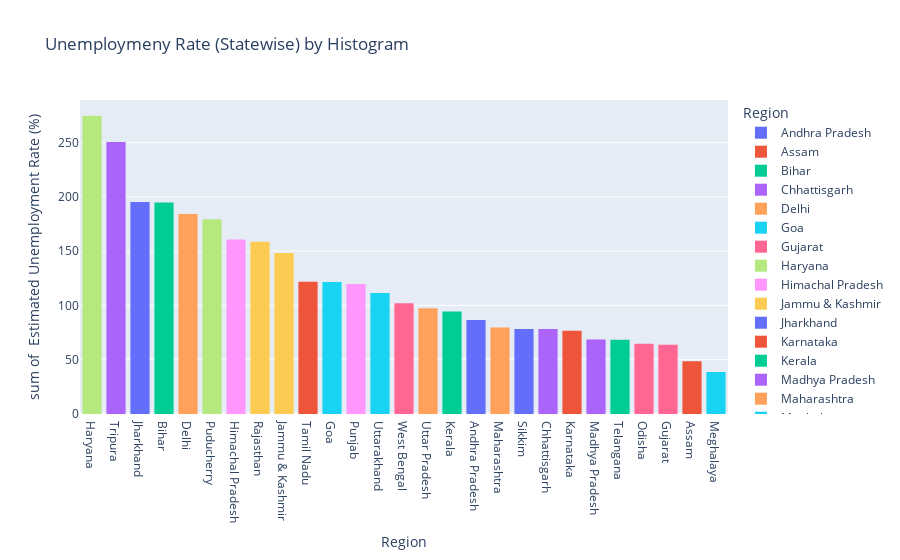

Here is the notebook cell this chart was saved with:
### Markdown cell above
# Aanalyzing Data By Histogram

### Code cell
fg = px.histogram(df,x='Region',y=' Estimated Unemployment Rate (%)',color='Region',
                  title='Unemploymeny Rate (Statewise) by Histogram',template='plotly')
fg.update_layout(xaxis={'categoryorder':'total descending'})
fg.show()

### Figure 1 — Plotly figure (JSON) as saved in the notebook; plotly's stock layout.template omitted (floating-point values rounded to 4 significant figures)
{"data": [{"bingroup": "x", "histfunc": "sum", "hovertemplate": "Region=%{x}<br>sum of  Estimated Unemployment Rate (%)=%{y}<extra></extra>", "legendgroup": "Andhra Pradesh", "marker": {"color": "#636efa", "pattern": {"shape": ""}}, "name": "Andhra Pradesh", "orientation": "v", "showlegend": true, "type": "histogram", "x": ["Andhra Pradesh", "Andhra Pradesh", "Andhra Pradesh", "Andhra Pradesh", "Andhra Pradesh", "Andhra Pradesh", "Andhra Pradesh", "Andhra Pradesh", "Andhra Pradesh", "Andhra Pradesh"], "xaxis": "x", "y": [5.48, 5.83, 5.79, 20.51, 17.43, 3.31, 8.34, 6.96, 6.4, 6.59], "yaxis": "y"}, {"bingroup": "x", "histfunc": "sum", "hovertemplate": "Region=%{x}<br>sum of  Estimated Unemployment Rate (%)=%{y}<extra></extra>", "legendgroup": "Assam", "marker": {"color": "#EF553B", "pattern": {"shape": ""}}, "name": "Assam", "orientation": "v", "showlegend": true, "type": "histogram", "x": ["Assam", "Assam", "Assam", "Assam", "Assam", "Assam", "Assam", "Assam", "Assam", "Assam"], "xaxis": "x", "y": [4.66, 4.41, 4.77, 11.06, 9.55, 0.6, 3.77, 5.53, 1.19, 3.02], "yaxis": "y"}, {"bingroup": "x", "histfunc": "sum", "hovertemplate": "Region=%{x}<br>sum of  Estimated Unemployment Rate (%)=%{y}<extra></extra>", "legendgroup": "Bihar", "marker": {"color": "#00cc96", "pattern": {"shape": ""}}, "name": "Bihar", "orientation": "v", "showlegend": true, "type": "histogram", "x": ["Bihar", "Bihar", "Bihar", "Bihar", "Bihar", "Bihar", "Bihar", "Bihar", "Bihar", "Bihar"], "xaxis": "x", "y": [10.61, 10.29, 15.43, 46.64, 45.96, 17.82, 12.79, 13.44, 11.91, 9.82], "yaxis": "y"}, {"bingroup": "x", "histfunc": "sum", "hovertemplate": "Region=%{x}<br>sum of  Estimated Unemployment Rate (%)=%{y}<extra></extra>", "legendgroup": "Chhattisgarh", "marker": {"color": "#ab63fa", "pattern": {"shape": ""}}, "name": "Chhattisgarh", "orientation": "v", "showlegend": true, "type": "histogram", "x": ["Chhattisgarh", "Chhattisgarh", "Chhattisgarh", "Chhattisgarh", "Chhattisgarh", "Chhattisgarh", "Chhattisgarh", "Chhattisgarh", "Chhattisgarh", "Chhattisgarh"], "xaxis": "x", "y": [9.65, 8.38, 7.54, 3.41, 10.5, 14.23, 10.27, 5.63, 1.96, 6.62], "yaxis": "y"}, {"bingroup": "x", "histfunc": "sum", "hovertemplate": "Region=%{x}<br>sum of  Estimated Unemployment Rate (%)=%{y}<extra></extra>", "legendgroup": "Delhi", "marker": {"color": "#FFA15A", "pattern": {"shape": ""}}, "name": "Delhi", "orientation": "v", "showlegend": true, "type": "histogram", "x": ["Delhi", "Delhi", "Delhi", "Delhi", "Delhi", "Delhi", "Delhi", "Delhi", "Delhi", "Delhi"], "xaxis": "x", "y": [22.23, 14.84, 17.04, 16.68, 42.27, 18.19, 20.3, 13.79, 12.53, 6.27], "yaxis": "y"}, {"bingroup": "x", "histfunc": "sum", "hovertemplate": "Region=%{x}<br>sum of  Estimated Unemployment Rate (%)=%{y}<extra></extra>", "legendgroup": "Goa", "marker": {"color": "#19d3f3", "pattern": {"shape": ""}}, "name": "Goa", "orientation": "v", "showlegend": true, "type": "histogram", "x": ["Goa", "Goa", "Goa", "Goa", "Goa", "Goa", "Goa", "Goa", "Goa", "Goa"], "xaxis": "x", "y": [8.89, 2.81, 5.25, 13.31, 21.25, 9.96, 17.07, 16.21, 15.38, 11.54], "yaxis": "y"}, {"bingroup": "x", "histfunc": "sum", "hovertemplate": "Region=%{x}<br>sum of  Estimated Unemployment Rate (%)=%{y}<extra></extra>", "legendgroup": "Gujarat", "marker": {"color": "#FF6692", "pattern": {"shape": ""}}, "name": "Gujarat", "orientation": "v", "showlegend": true, "type": "histogram", "x": ["Gujarat", "Gujarat", "Gujarat", "Gujarat", "Gujarat", "Gujarat", "Gujarat", "Gujarat", "Gujarat", "Gujarat"], "xaxis": "x", "y": [5.54, 6.38, 6.66, 18.71, 12.11, 3.2, 1.84, 1.87, 3.42, 4.03], "yaxis": "y"}, {"bingroup": "x", "histfunc": "sum", "hovertemplate": "Region=%{x}<br>sum of  Estimated Unemployment Rate (%)=%{y}<extra></extra>", "legendgroup": "Haryana", "marker": {"color": "#B6E880", "pattern": {"shape": ""}}, "name": "Haryana", "orientation": "v", "showlegend": true, "type": "histogram", "x": ["Haryana", "Haryana", "Haryana", "Haryana", "Haryana", "Haryana", "Haryana", "Haryana", "Haryana", "Haryana"], "xaxis": "x", "y": [20.34, 25.77, 25.05, 43.22, 29.02, 26.7, 24.18, 33.5, 19.68, 27.31], "yaxis": "y"}, {"bingroup": "x", "histfunc": "sum", "hovertemplate": "Region=%{x}<br>sum of  Estimated Unemployment Rate (%)=%{y}<extra></extra>", "legendgroup": "Himachal Pradesh", "marker": {"color": "#FF97FF", "pattern": {"shape": ""}}, "name": "Himachal Pradesh", "orientation": "v", "showlegend": true, "type": "histogram", "x": ["Himachal Pradesh", "Himachal Pradesh", "Himachal Pradesh", "Himachal Pradesh", "Himachal Pradesh", "Himachal Pradesh", "Himachal Pradesh", "Himachal Pradesh", "Himachal Pradesh", "Himachal Pradesh"], "xaxis": "x", "y": [16.83, 16.84, 18.76, 2.2, 26.95, 13.47, 24.31, 15.79, 12.04, 13.46], "yaxis": "y"}, {"bingroup": "x", "histfunc": "sum", "hovertemplate": "Region=%{x}<br>sum of  Estimated Unemployment Rate (%)=%{y}<extra></extra>", "legendgroup": "Jammu & Kashmir", "marker": {"color": "#FECB52", "pattern": {"shape": ""}}, "name": "Jammu & Kashmir", "orientation": "v", "showlegend": true, "type": "histogram", "x": ["Jammu & Kashmir", "Jammu & Kashmir", "Jammu & Kashmir", "Jammu & Kashmir", "Jammu & Kashmir", "Jammu & Kashmir", "Jammu & Kashmir", "Jammu & Kashmir", "Jammu & Kashmir"], "xaxis": "x", "y": [21.08, 20.78, 15.5, 18.74, 17.92, 10.88, 11.09, 16.17, 16.14], "yaxis": "y"}, {"bingroup": "x", "histfunc": "sum", "hovertemplate": "Region=%{x}<br>sum of  Estimated Unemployment Rate (%)=%{y}<extra></extra>", "legendgroup": "Jharkhand", "marker": {"color": "#636efa", "pattern": {"shape": ""}}, "name": "Jharkhand", "orientation": "v", "showlegend": true, "type": "histogram", "x": ["Jharkhand", "Jharkhand", "Jharkhand", "Jharkhand", "Jharkhand", "Jharkhand", "Jharkhand", "Jharkhand", "Jharkhand", "Jharkhand"], "xaxis": "x", "y": [10.61, 11.85, 8.23, 47.09, 59.23, 20.95, 7.63, 9.76, 8.24, 11.8], "yaxis": "y"}, {"bingroup": "x", "histfunc": "sum", "hovertemplate": "Region=%{x}<br>sum of  Estimated Unemployment Rate (%)=%{y}<extra></extra>", "legendgroup": "Karnataka", "marker": {"color": "#EF553B", "pattern": {"shape": ""}}, "name": "Karnataka", "orientation": "v", "showlegend": true, "type": "histogram", "x": ["Karnataka", "Karnataka", "Karnataka", "Karnataka", "Karnataka", "Karnataka", "Karnataka", "Karnataka", "Karnataka", "Karnataka"], "xaxis": "x", "y": [2.86, 3.61, 3.46, 29.84, 19.97, 8.44, 4.01, 0.5, 2.41, 1.58], "yaxis": "y"}, {"bingroup": "x", "histfunc": "sum", "hovertemplate": "Region=%{x}<br>sum of  Estimated Unemployment Rate (%)=%{y}<extra></extra>", "legendgroup": "Kerala", "marker": {"color": "#00cc96", "pattern": {"shape": ""}}, "name": "Kerala", "orientation": "v", "showlegend": true, "type": "histogram", "x": ["Kerala", "Kerala", "Kerala", "Kerala", "Kerala", "Kerala", "Kerala", "Kerala", "Kerala", "Kerala"], "xaxis": "x", "y": [5.31, 7.6, 8.99, 16.99, 17.88, 9.71, 7.09, 10.98, 5.91, 3.88], "yaxis": "y"}, {"bingroup": "x", "histfunc": "sum", "hovertemplate": "Region=%{x}<br>sum of  Estimated Unemployment Rate (%)=%{y}<extra></extra>", "legendgroup": "Madhya Pradesh", "marker": {"color": "#ab63fa", "pattern": {"shape": ""}}, "name": "Madhya Pradesh", "orientation": "v", "showlegend": true, "type": "histogram", "x": ["Madhya Pradesh", "Madhya Pradesh", "Madhya Pradesh", "Madhya Pradesh", "Madhya Pradesh", "Madhya Pradesh", "Madhya Pradesh", "Madhya Pradesh", "Madhya Pradesh", "Madhya Pradesh"], "xaxis": "x", "y": [4.11, 4.57, 2.22, 12.36, 21.98, 6.48, 5.08, 4.7, 3.91, 3.13], "yaxis": "y"}, {"bingroup": "x", "histfunc": "sum", "hovertemplate": "Region=%{x}<br>sum of  Estimated Unemployment Rate (%)=%{y}<extra></extra>", "legendgroup": "Maharashtra", "marker": {"color": "#FFA15A", "pattern": {"shape": ""}}, "name": "Maharashtra", "orientation": "v", "showlegend": true, "type": "histogram", "x": ["Maharashtra", "Maharashtra", "Maharashtra", "Maharashtra", "Maharashtra", "Maharashtra", "Maharashtra", "Maharashtra", "Maharashtra", "Maharashtra"], "xaxis": "x", "y": [4.95, 4.69, 5.79, 20.9, 15.46, 9.23, 3.89, 6.23, 4.55, 4.1], "yaxis": "y"}, {"bingroup": "x", "histfunc": "sum", "hovertemplate": "Region=%{x}<br>sum of  Estimated Unemployment Rate (%)=%{y}<extra></extra>", "legendgroup": "Meghalaya", "marker": {"color": "#19d3f3", "pattern": {"shape": ""}}, "name": "Meghalaya", "orientation": "v", "showlegend": true, "type": "histogram", "x": ["Meghalaya", "Meghalaya", "Meghalaya", "Meghalaya", "Meghalaya", "Meghalaya", "Meghalaya", "Meghalaya", "Meghalaya", "Meghalaya"], "xaxis": "x", "y": [1.66, 3.59, 1.58, 10.03, 5.92, 1.15, 2.1, 3.74, 4.29, 4.6], "yaxis": "y"}, {"bingroup": "x", "histfunc": "sum", "hovertemplate": "Region=%{x}<br>sum of  Estimated Unemployment Rate (%)=%{y}<extra></extra>", "legendgroup": "Odisha", "marker": {"color": "#FF6692", "pattern": {"shape": ""}}, "name": "Odisha", "orientation": "v", "showlegend": true, "type": "histogram", "x": ["Odisha", "Odisha", "Odisha", "Odisha", "Odisha", "Odisha", "Odisha", "Odisha", "Odisha", "Odisha"], "xaxis": "x", "y": [1.9, 3.12, 13.08, 23.76, 11.41, 3.77, 1.88, 1.42, 2.1, 2.18], "yaxis": "y"}, {"bingroup": "x", "histfunc": "sum", "hovertemplate": "Region=%{x}<br>sum of  Estimated Unemployment Rate (%)=%{y}<extra></extra>", "legendgroup": "Puducherry", "marker": {"color": "#B6E880", "pattern": {"shape": ""}}, "name": "Puducherry", "orientation": "v", "showlegend": true, "type": "histogram", "x": ["Puducherry", "Puducherry", "Puducherry", "Puducherry", "Puducherry", "Puducherry", "Puducherry", "Puducherry", "Puducherry", "Puducherry"], "xaxis": "x", "y": [0.58, 1.76, 1.2, 75.85, 58.19, 4.24, 15.47, 5.05, 10.9, 6.18], "yaxis": "y"}, {"bingroup": "x", "histfunc": "sum", "hovertemplate": "Region=%{x}<br>sum of  Estimated Unemployment Rate (%)=%{y}<extra></extra>", "legendgroup": "Punjab", "marker": {"color": "#FF97FF", "pattern": {"shape": ""}}, "name": "Punjab", "orientation": "v", "showlegend": true, "type": "histogram", "x": ["Punjab", "Punjab", "Punjab", "Punjab", "Punjab", "Punjab", "Punjab", "Punjab", "Punjab", "Punjab"], "xaxis": "x", "y": [11.11, 10.97, 10.32, 2.86, 28.33, 16.55, 9.19, 10.99, 9.61, 9.88], "yaxis": "y"}, {"bingroup": "x", "histfunc": "sum", "hovertemplate": "Region=%{x}<br>sum of  Estimated Unemployment Rate (%)=%{y}<extra></extra>", "legendgroup": "Rajasthan", "marker": {"color": "#FECB52", "pattern": {"shape": ""}}, "name": "Rajasthan", "orientation": "v", "showlegend": true, "type": "histogram", "x": ["Rajasthan", "Rajasthan", "Rajasthan", "Rajasthan", "Rajasthan", "Rajasthan", "Rajasthan", "Rajasthan", "Rajasthan", "Rajasthan"], "xaxis": "x", "y": [10.97, 15.16, 11.9, 17.7, 15.74, 14.39, 15.81, 17.51, 15.35, 24.15], "yaxis": "y"}, {"bingroup": "x", "histfunc": "sum", "hovertemplate": "Region=%{x}<br>sum of  Estimated Unemployment Rate (%)=%{y}<extra></extra>", "legendgroup": "Sikkim", "marker": {"color": "#636efa", "pattern": {"shape": ""}}, "name": "Sikkim", "orientation": "v", "showlegend": true, "type": "histogram", "x": ["Sikkim", "Sikkim", "Sikkim", "Sikkim", "Sikkim", "Sikkim", "Sikkim", "Sikkim"], "xaxis": "x", "y": [23.57, 2.28, 24.51, 4.46, 4.45, 12.49, 5.7, 0.88], "yaxis": "y"}, {"bingroup": "x", "histfunc": "sum", "hovertemplate": "Region=%{x}<br>sum of  Estimated Unemployment Rate (%)=%{y}<extra></extra>", "legendgroup": "Tamil Nadu", "marker": {"color": "#EF553B", "pattern": {"shape": ""}}, "name": "Tamil Nadu", "orientation": "v", "showlegend": true, "type": "histogram", "x": ["Tamil Nadu", "Tamil Nadu", "Tamil Nadu", "Tamil Nadu", "Tamil Nadu", "Tamil Nadu", "Tamil Nadu", "Tamil Nadu", "Tamil Nadu", "Tamil Nadu"], "xaxis": "x", "y": [1.57, 2.09, 6.4, 49.83, 33.16, 12.2, 6.81, 2.65, 5.0, 2.16], "yaxis": "y"}, {"bingroup": "x", "histfunc": "sum", "hovertemplate": "Region=%{x}<br>sum of  Estimated Unemployment Rate (%)=%{y}<extra></extra>", "legendgroup": "Telangana", "marker": {"color": "#00cc96", "pattern": {"shape": ""}}, "name": "Telangana", "orientation": "v", "showlegend": true, "type": "histogram", "x": ["Telangana", "Telangana", "Telangana", "Telangana", "Telangana", "Telangana", "Telangana", "Telangana", "Telangana", "Telangana"], "xaxis": "x", "y": [5.49, 8.29, 5.77, 6.25, 14.7, 10.55, 5.36, 5.79, 3.27, 2.86], "yaxis": "y"}, {"bingroup": "x", "histfunc": "sum", "hovertemplate": "Region=%{x}<br>sum of  Estimated Unemployment Rate (%)=%{y}<extra></extra>", "legendgroup": "Tripura", "marker": {"color": "#ab63fa", "pattern": {"shape": ""}}, "name": "Tripura", "orientation": "v", "showlegend": true, "type": "histogram", "x": ["Tripura", "Tripura", "Tripura", "Tripura", "Tripura", "Tripura", "Tripura", "Tripura", "Tripura", "Tripura"], "xaxis": "x", "y": [32.67, 28.4, 29.95, 41.23, 21.51, 21.71, 18.24, 27.92, 17.35, 11.57], "yaxis": "y"}, {"bingroup": "x", "histfunc": "sum", "hovertemplate": "Region=%{x}<br>sum of  Estimated Unemployment Rate (%)=%{y}<extra></extra>", "legendgroup": "Uttar Pradesh", "marker": {"color": "#FFA15A", "pattern": {"shape": ""}}, "name": "Uttar Pradesh", "orientation": "v", "showlegend": true, "type": "histogram", "x": ["Uttar Pradesh", "Uttar Pradesh", "Uttar Pradesh", "Uttar Pradesh", "Uttar Pradesh", "Uttar Pradesh", "Uttar Pradesh", "Uttar Pradesh", "Uttar Pradesh", "Uttar Pradesh"], "xaxis": "x", "y": [7.58, 8.98, 10.11, 21.54, 20.41, 9.47, 5.56, 5.79, 4.18, 3.75], "yaxis": "y"}, {"bingroup": "x", "histfunc": "sum", "hovertemplate": "Region=%{x}<br>sum of  Estimated Unemployment Rate (%)=%{y}<extra></extra>", "legendgroup": "Uttarakhand", "marker": {"color": "#19d3f3", "pattern": {"shape": ""}}, "name": "Uttarakhand", "orientation": "v", "showlegend": true, "type": "histogram", "x": ["Uttarakhand", "Uttarakhand", "Uttarakhand", "Uttarakhand", "Uttarakhand", "Uttarakhand", "Uttarakhand", "Uttarakhand", "Uttarakhand", "Uttarakhand"], "xaxis": "x", "y": [5.49, 4.99, 19.85, 6.48, 8.01, 8.61, 12.38, 14.26, 22.26, 9.23], "yaxis": "y"}, {"bingroup": "x", "histfunc": "sum", "hovertemplate": "Region=%{x}<br>sum of  Estimated Unemployment Rate (%)=%{y}<extra></extra>", "legendgroup": "West Bengal", "marker": {"color": "#FF6692", "pattern": {"shape": ""}}, "name": "West Bengal", "orientation": "v", "showlegend": true, "type": "histogram", "x": ["West Bengal", "West Bengal", "West Bengal", "West Bengal", "West Bengal", "West Bengal", "West Bengal", "West Bengal", "West Bengal", "West Bengal"], "xaxis": "x", "y": [6.94, 4.92, 6.92, 17.41, 17.41, 7.29, 6.83, 14.87, 9.35, 9.98], "yaxis": "y"}], "layout": {"barmode": "relative", "legend": {"title": {"text": "Region"}, "tracegroupgap": 0}, "title": {"text": "Unemploymeny Rate (Statewise) by Histogram"}, "xaxis": {"anchor": "y", "categoryarray": ["Andhra Pradesh", "Assam", "Bihar", "Chhattisgarh", "Delhi", "Goa", "Gujarat", "Haryana", "Himachal Pradesh", "Jammu & Kashmir", "Jharkhand", "Karnataka", "Kerala", "Madhya Pradesh", "Maharashtra", "Meghalaya", "Odisha", "Puducherry", "Punjab", "Rajasthan", "Sikkim", "Tamil Nadu", "Telangana", "Tripura", "Uttar Pradesh", "Uttarakhand", "West Bengal"], "categoryorder": "total descending", "domain": [0, 1], "title": {"text": "Region"}}, "yaxis": {"anchor": "x", "domain": [0, 1], "title": {"text": "sum of  Estimated Unemployment Rate (%)"}}}}
